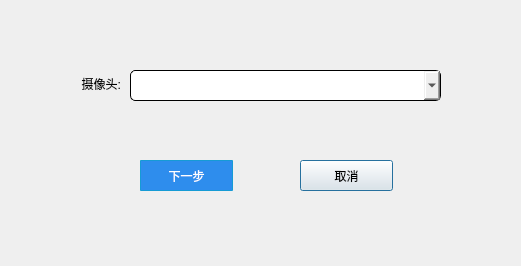
<?xml version="1.0" encoding="UTF-8"?>
<ui version="4.0">
 <class>selectcamera_Dialog</class>
 <widget class="QDialog" name="selectcamera_Dialog">
  <property name="geometry">
   <rect>
    <x>0</x>
    <y>0</y>
    <width>521</width>
    <height>266</height>
   </rect>
  </property>
  <property name="windowTitle">
   <string>Dialog</string>
  </property>
  <widget class="QLabel" name="cameraLabel">
   <property name="geometry">
    <rect>
     <x>70</x>
     <y>70</y>
     <width>51</width>
     <height>28</height>
    </rect>
   </property>
   <property name="text">
    <string>摄像头:</string>
   </property>
   <property name="alignment">
    <set>Qt::AlignRight|Qt::AlignTrailing|Qt::AlignVCenter</set>
   </property>
  </widget>
  <widget class="QComboBox" name="cameraComboBox">
   <property name="geometry">
    <rect>
     <x>130</x>
     <y>70</y>
     <width>311</width>
     <height>31</height>
    </rect>
   </property>
   <property name="styleSheet">
    <string notr="true">border: 1px solid #000000;  /* 设置边框为2px黑色实线 */
border-radius: 5px;         /* 设置圆角边框 */</string>
   </property>
  </widget>
  <widget class="QPushButton" name="pushButton_exit">
   <property name="geometry">
    <rect>
     <x>300</x>
     <y>160</y>
     <width>93</width>
     <height>31</height>
    </rect>
   </property>
   <property name="text">
    <string>取消</string>
   </property>
  </widget>
  <widget class="QPushButton" name="pushButton_save">
   <property name="geometry">
    <rect>
     <x>140</x>
     <y>160</y>
     <width>93</width>
     <height>31</height>
    </rect>
   </property>
   <property name="styleSheet">
    <string notr="true">background-color:rgb(46,141,237);
color:#fff;
border:1px solid rgb(22,155,213);
border-radius:1px;
padding:5px 20px;</string>
   </property>
   <property name="text">
    <string>下一步</string>
   </property>
  </widget>
 </widget>
 <resources/>
 <connections/>
</ui>
